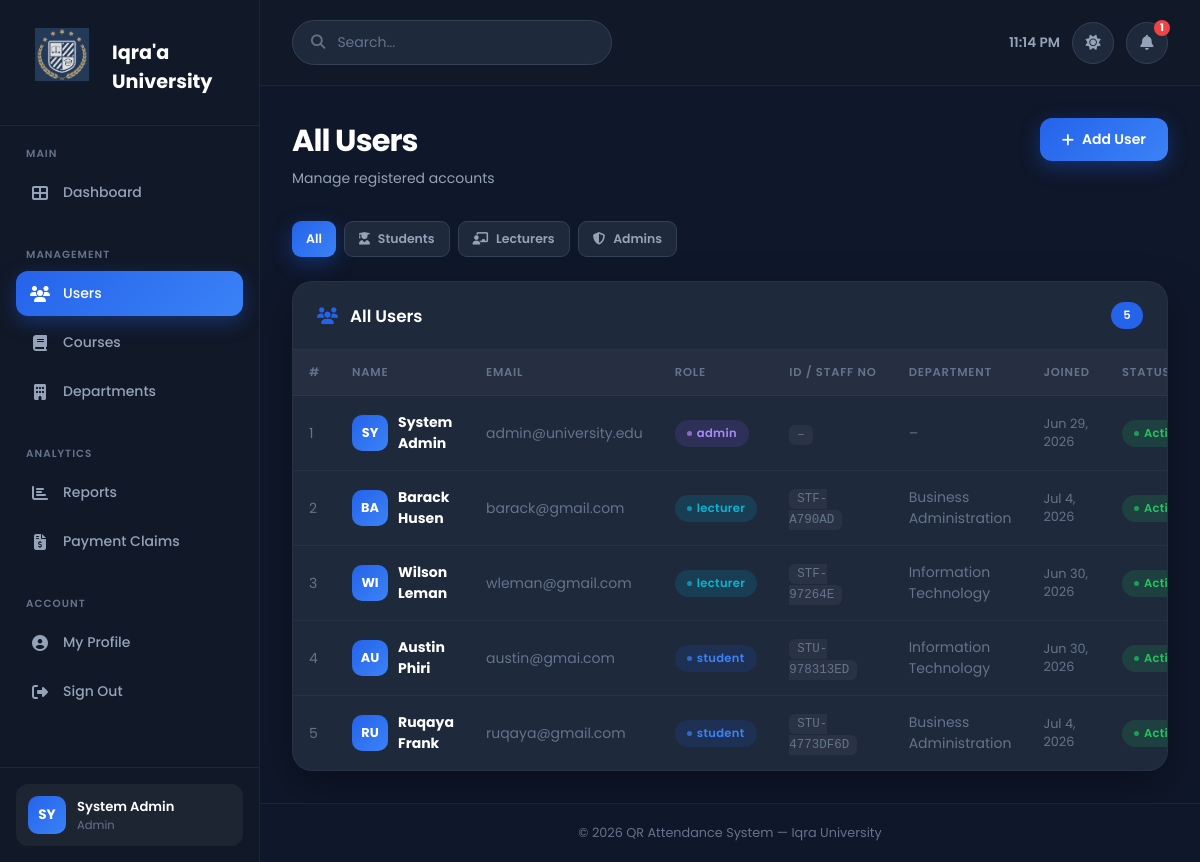
The app's page /admin/users (signed in) with its own data.
### tables this page shows
CREATE TABLE `users` (
  `id` int(10) UNSIGNED NOT NULL,
  `name` varchar(120) NOT NULL,
  `email` varchar(180) NOT NULL,
  `password` varchar(255) NOT NULL,
  `role` enum('admin','lecturer','student') NOT NULL,
  `is_active` tinyint(1) NOT NULL DEFAULT 1,
  `created_at` timestamp NOT NULL DEFAULT current_timestamp(),
  `updated_at` timestamp NOT NULL DEFAULT current_timestamp() ON UPDATE current_timestamp()
);

CREATE TABLE `departments` (
  `id` int(10) UNSIGNED NOT NULL,
  `name` varchar(120) NOT NULL,
  `code` varchar(20) NOT NULL,
  `created_at` timestamp NOT NULL DEFAULT current_timestamp()
);

### app/views/admin/users.php (the view, shortened to what the rows shown need)
<?php
$filter = $_GET['filter'] ?? 'all';
$filterLabel = match($filter) {
    'student'  => 'Students',
    'lecturer' => 'Lecturers',
    'admin'    => 'Admins',
    default    => 'All Users'
};
?>
<div class="page-title">
    <div>
        <h1><?= $filterLabel ?></h1>
        <p>Manage registered accounts</p>
    </div>
    <a href="<?= BASE_URL ?>/admin/users/create" class="btn btn-primary">
        <i class="fas fa-plus"></i> Add User
    </a>
</div>
<div style="display:flex;gap:8px;margin-bottom:24px;flex-wrap:wrap">
    <a href="<?= BASE_URL ?>/admin/users"
       class="btn btn-sm <?= $filter === 'all' ? 'btn-primary' : 'btn-secondary' ?>">
        All
    </a>
    <a href="<?= BASE_URL ?>/admin/users?filter=student"
       class="btn btn-sm <?= $filter === 'student' ? 'btn-primary' : 'btn-secondary' ?>">
        <i class="fas fa-user-graduate"></i> Students
    </a>
    <a href="<?= BASE_URL ?>/admin/users?filter=lecturer"
       class="btn btn-sm <?= $filter === 'lecturer' ? 'btn-primary' : 'btn-secondary' ?>">
        <i class="fas fa-chalkboard-teacher"></i> Lecturers
    </a>
    <a href="<?= BASE_URL ?>/admin/users?filter=admin"
       class="btn btn-sm <?= $filter === 'admin' ? 'btn-primary' : 'btn-secondary' ?>">
        <i class="fas fa-shield-alt"></i> Admins
    </a>
</div>
<?php
$filtered = $filter === 'all'
    ? $users
    : array_filter($users, fn($u) => $u['role'] === $filter);
$filtered = array_values($filtered);
?>
<div class="panel">
    <div class="panel-header">
        <h2>
            <i class="fas fa-users" style="color:var(--primary);margin-right:8px"></i>
            <?= $filterLabel ?>
        </h2>
        <span class="badge badge-count"><?= count($filtered) ?></span>
    </div>
    <div class="table-wrap">
        <?php if (empty($filtered)): ?>
        <div class="empty-state">
            <div class="empty-icon">👥</div>
            <p>No <?= strtolower($filterLabel) ?> found.</p>
            <a href="<?= BASE_URL ?>/admin/users/create" class="btn btn-primary">
                <i class="fas fa-plus"></i> Add User
            </a>
        </div>
        <?php else: ?>
        <table class="table">
            <thead>
                <tr>
                    <th>#</th>
                    <th>Name</th>
                    <th>Email</th>
                    <th>Role</th>
                    <th>ID / Staff No</th>
                    <th>Department</th>
                    <th>Joined</th>
                    <th>Status</th>
                </tr>
            </thead>
            <tbody>
            <?php foreach ($filtered as $i => $u): ?>
                <tr>
                    <td style="color:var(--text-muted)"><?= $i + 1 ?></td>
                    <td>
                        <div style="display:flex;align-items:center;gap:10px">
                            <div style="width:36px;height:36px;border-radius:10px;
                                        background:linear-gradient(135deg,var(--primary),var(--primary-light));
                                        display:flex;align-items:center;justify-content:center;
                                        font-weight:700;font-size:.8rem;color:#fff;flex-shrink:0">
                                <?= strtoupper(substr($u['name'], 0, 2)) ?>
                            </div>
                            <div>
                                <strong style="color:var(--text)"><?= htmlspecialchars($u['name']) ?></strong>
                            </div>
                        </div>
                    </td>
                    <td style="color:var(--text-muted)"><?= htmlspecialchars($u['email']) ?></td>
                    <td><span class="badge badge-<?= $u['role'] ?>"><?= $u['role'] ?></span></td>
                    <td>
                        <code style="font-size:.78rem;color:var(--text-muted);
                                     background:rgba(255,255,255,.05);padding:3px 8px;
                                     border-radius:6px">
                            <?= htmlspecialchars($u['identifier'] ?? '–') ?>
                        </code>
                    </td>
                    <td style="color:var(--text-muted)"><?= htmlspecialchars($u['department'] ?? '–') ?></td>
                    <td style="color:var(--text-muted);font-size:.8rem">
                        <?= date('M j, Y', strtotime($u['created_at'])) ?>
                    </td>
                    <td>
                        <span class="badge <?= $u['is_active'] ? 'badge-active' : 'badge-closed' ?>">
                            <?= $u['is_active'] ? 'Active' : 'Disabled' ?>
                        </span>
                    </td>
                </tr>
            <?php endforeach; ?>
            </tbody>
        </table>
        <?php endif; ?>
    </div>
</div>

### app/core/Router.php (shortened to what the rows shown need)
<?php
class Router
{
    private array $routes = [];
    private function addRoute(string $method, string $path, string $handler, array $middleware): void
    {
        $this->routes[] = compact('method', 'path', 'pattern', 'handler', 'middleware');
    }
    public function dispatch(): void
{
    $method     = $_SERVER['REQUEST_METHOD'];
    $requestUri = strtok($_SERVER['REQUEST_URI'], '?');
    $scriptDir  = str_replace('\\', '/', dirname($_SERVER['SCRIPT_NAME']));
    $basePath   = rtrim($scriptDir, '/');
    $uri        = '/' . ltrim(substr($requestUri, strlen($basePath)), '/');
    $uri = preg_replace('#^/index\.php(/|$)#', '/', $uri);
    foreach ($this->routes as $route) {
            if ($route['method'] !== $method) {
                continue;
            }
            if (!preg_match($route['pattern'], $uri, $matches)) {
                continue;
            }
            $params = array_filter($matches, 'is_string', ARRAY_FILTER_USE_KEY);
            [$class, $action] = explode('@', $route['handler']);
            $controller = new $class();
            $controller->$action($params);
            return;
        }
    }
}

### app/views/layouts/header.php (shortened to what the rows shown need)
<!DOCTYPE html>
<html lang="en">
<head>
    <link rel="stylesheet" href="https://cdnjs.cloudflare.com/ajax/libs/font-awesome/6.5.1/css/all.min.css">
    <link rel="stylesheet" href="<?= BASE_URL ?>/assets/css/app.css">
</head>
<body>
<?php if (Auth::check()): ?>
<div class="wrapper">
    <aside class="sidebar" id="sidebar">
        <div class="sidebar-logo">
            <div class="auth-logo">
    <img src="<?= BASE_URL ?>/assets/images/logo.webp"
         alt="IQRA'A e-Attendance Logo">
</div>
            <span>Iqra'a University</span>
        </div>
        <?php if (Auth::isAdmin()): ?>
        <div class="sidebar-section">
            <div class="sidebar-section-label">Main</div>
            <ul>
                <li><a href="<?= BASE_URL ?>/admin/dashboard"><i class="fas fa-th-large"></i> Dashboard</a></li>
            </ul>
        </div>
        <div class="sidebar-section">
            <div class="sidebar-section-label">Management</div>
            <ul>
                <li><a href="<?= BASE_URL ?>/admin/users"><i class="fas fa-users"></i> Users</a></li>
                <li><a href="<?= BASE_URL ?>/admin/courses"><i class="fas fa-book"></i> Courses</a></li>
                <li><a href="<?= BASE_URL ?>/admin/departments"><i class="fas fa-building"></i> Departments</a></li>
            </ul>
        </div>
        <div class="sidebar-section">
    <div class="sidebar-section-label">Analytics</div>
    <ul>
        <li><a href="<?= BASE_URL ?>/admin/reports">
            <i class="fas fa-chart-bar"></i> Reports</a></li>
        <li><a href="<?= BASE_URL ?>/admin/claims">
            <i class="fas fa-file-invoice-dollar"></i> Payment Claims</a></li>
    </ul>
</div>
        <?php endif; ?>
        <div class="sidebar-section">
            <div class="sidebar-section-label">Account</div>
            <ul>
                <li><a href="<?= BASE_URL ?>/profile"><i class="fas fa-user-circle"></i> My Profile</a></li>
                <li><a href="<?= BASE_URL ?>/logout"><i class="fas fa-sign-out-alt"></i> Sign Out</a></li>
            </ul>
        </div>
        <div class="sidebar-footer">
            <div class="sidebar-user">
                <div class="sidebar-avatar">
                    <?= strtoupper(substr(Auth::user()['name'], 0, 2)) ?>
                </div>
                <div class="sidebar-user-info">
                    <h4><?= htmlspecialchars(Auth::user()['name']) ?></h4>
                    <p><?= ucfirst(Auth::role()) ?></p>
                </div>
            </div>
        </div>
    </aside>
    <div class="main">
        <div class="topbar">
            <div class="topbar-left">
                <div class="search-box">
                    <i class="fas fa-search"></i>
                    <input type="text" placeholder="Search...">
                </div>
            </div>
            <div class="topbar-right">
                <span class="topbar-clock" id="clock"></span>
                <button class="icon-btn" id="themeToggle" title="Toggle theme" aria-label="Toggle dark/light mode">
                </button>
                <button class="icon-btn" title="Notifications">
                    <i class="fas fa-bell"></i>
                    <span class="notif-badge">1</span>
                </button>
            </div>
        </div>
        <div class="page-content">
<?php endif; ?>

### records on screen
users: name "SY", name "System Admin", email "admin@university.edu", role "admin", identifier "–", department "–", created_at "Jun 29, 2026", is_active "Active"
users: name "BA", name "Barack Husen", email "barack@gmail.com", role "lecturer", identifier "STF-A790AD", departments.name "Business Administration", created_at "Jul 4, 2026", is_active "Active"
users: name "WI", name "Wilson Leman", email "wleman@gmail.com", role "lecturer", identifier "STF-97264E", departments.name "Information Technology", created_at "Jun 30, 2026", is_active "Active"
users: name "AU", name "Austin Phiri", email "austin@gmai.com", role "student", identifier "STU-978313ED", departments.name "Information Technology", created_at "Jun 30, 2026", is_active "Active"
users: name "RU", name "Ruqaya Frank", email "ruqaya@gmail.com", role "student", identifier "STU-4773DF6D", departments.name "Business Administration", created_at "Jul 4, 2026", is_active "Active"

### other values on screen
count($filtered) "5"
